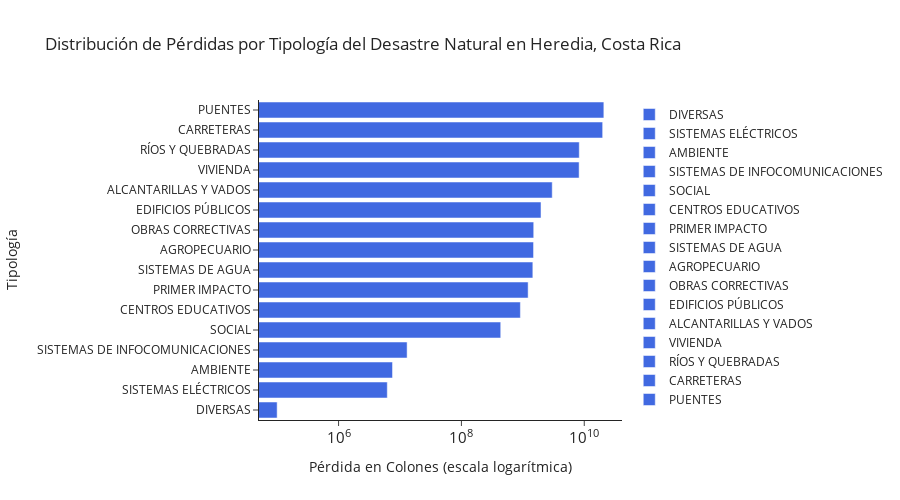
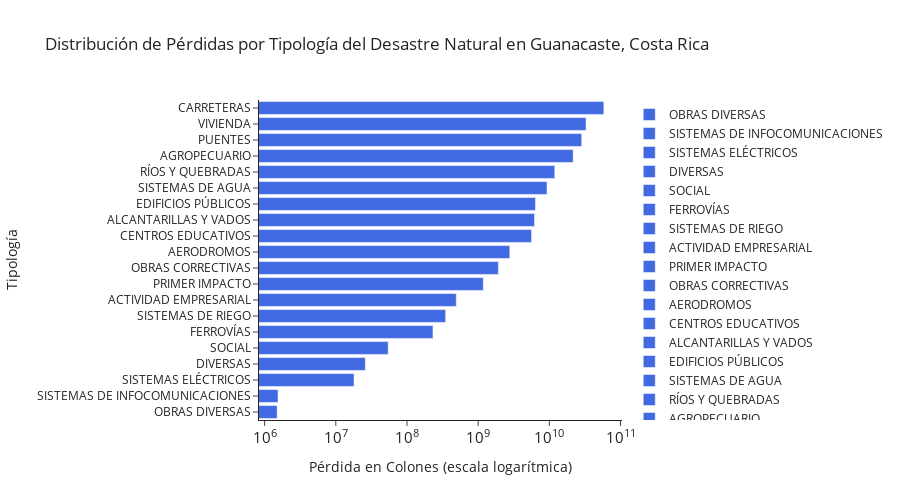
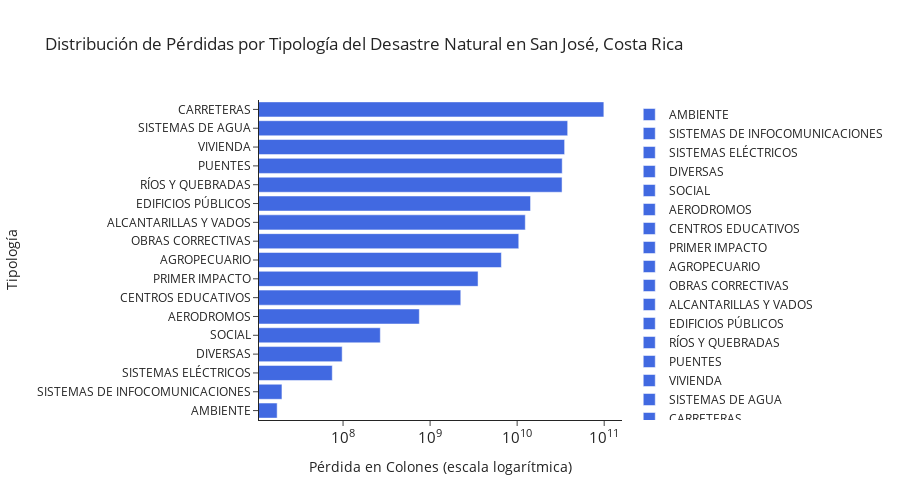
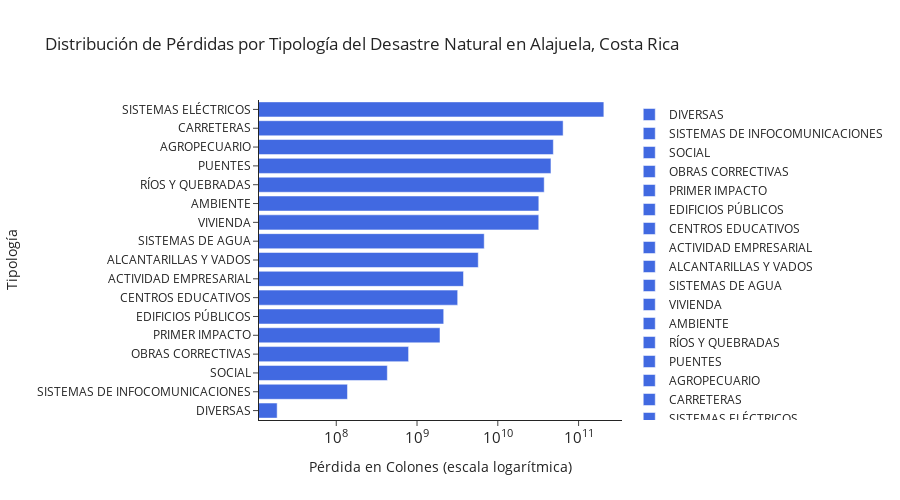

The notebook cell these images were saved under, in order:
### Code cell
import plotly.graph_objects as go

for prov in combinado_provincia_tipologia['provincia'].unique():
    tabla = combinado_provincia_tipologia[combinado_provincia_tipologia['provincia'] == prov]

    fig = go.Figure()
    
    for i, row in tabla.iterrows():
        fig.add_trace(go.Bar(
            x=[row["total"]],
            y=[row["tipologia"]],
            orientation="h",
            marker=dict(color="royalblue"),
            name=row["tipologia"]
        ))

    fig.update_layout(
        width=900,
        height=500,
        template="simple_white",
        xaxis_title="Pérdida en Colones (escala logarítmica)",
        yaxis_title="Tipología",
        title=f"Distribución de Pérdidas por Tipología del Desastre Natural en {prov}, Costa Rica"
    )
    fig.update_xaxes(type="log", exponentformat="power")

    fig.show()

### Figure 1 — Plotly figure (JSON) as saved in the notebook; plotly's stock layout.template omitted (floating-point values rounded to 4 significant figures)
{"data": [{"marker": {"color": "royalblue"}, "name": "DIVERSAS", "orientation": "h", "type": "bar", "x": [100000], "y": ["DIVERSAS"]}, {"marker": {"color": "royalblue"}, "name": "SISTEMAS ELÉCTRICOS", "orientation": "h", "type": "bar", "x": [6210540], "y": ["SISTEMAS ELÉCTRICOS"]}, {"marker": {"color": "royalblue"}, "name": "AMBIENTE", "orientation": "h", "type": "bar", "x": [7560000], "y": ["AMBIENTE"]}, {"marker": {"color": "royalblue"}, "name": "SISTEMAS DE INFOCOMUNICACIONES", "orientation": "h", "type": "bar", "x": [13055422], "y": ["SISTEMAS DE INFOCOMUNICACIONES"]}, {"marker": {"color": "royalblue"}, "name": "SOCIAL", "orientation": "h", "type": "bar", "x": [436683623], "y": ["SOCIAL"]}, {"marker": {"color": "royalblue"}, "name": "CENTROS EDUCATIVOS", "orientation": "h", "type": "bar", "x": [912262333], "y": ["CENTROS EDUCATIVOS"]}, {"marker": {"color": "royalblue"}, "name": "PRIMER IMPACTO", "orientation": "h", "type": "bar", "x": [1219589546], "y": ["PRIMER IMPACTO"]}, {"marker": {"color": "royalblue"}, "name": "SISTEMAS DE AGUA", "orientation": "h", "type": "bar", "x": [1455280000], "y": ["SISTEMAS DE AGUA"]}, {"marker": {"color": "royalblue"}, "name": "AGROPECUARIO", "orientation": "h", "type": "bar", "x": [1494127743], "y": ["AGROPECUARIO"]}, {"marker": {"color": "royalblue"}, "name": "OBRAS CORRECTIVAS", "orientation": "h", "type": "bar", "x": [1504000000], "y": ["OBRAS CORRECTIVAS"]}, {"marker": {"color": "royalblue"}, "name": "EDIFICIOS PÚBLICOS", "orientation": "h", "type": "bar", "x": [1976707000], "y": ["EDIFICIOS PÚBLICOS"]}, {"marker": {"color": "royalblue"}, "name": "ALCANTARILLAS Y VADOS", "orientation": "h", "type": "bar", "x": [3009517659], "y": ["ALCANTARILLAS Y VADOS"]}, {"marker": {"color": "royalblue"}, "name": "VIVIENDA", "orientation": "h", "type": "bar", "x": [8246223636], "y": ["VIVIENDA"]}, {"marker": {"color": "royalblue"}, "name": "RÍOS Y QUEBRADAS", "orientation": "h", "type": "bar", "x": [8293985000], "y": ["RÍOS Y QUEBRADAS"]}, {"marker": {"color": "royalblue"}, "name": "CARRETERAS", "orientation": "h", "type": "bar", "x": [19931466678], "y": ["CARRETERAS"]}, {"marker": {"color": "royalblue"}, "name": "PUENTES", "orientation": "h", "type": "bar", "x": [20840000000.0], "y": ["PUENTES"]}], "layout": {"height": 500, "title": {"text": "Distribución de Pérdidas por Tipología del Desastre Natural en Heredia, Costa Rica"}, "width": 900, "xaxis": {"autorange": true, "exponentformat": "power", "range": [4.705, 10.61], "title": {"text": "Pérdida en Colones (escala logarítmica)"}, "type": "log"}, "yaxis": {"autorange": true, "range": [-0.5, 15.5], "title": {"text": "Tipología"}, "type": "category"}}}

### Figure 2 — Plotly figure (JSON) as saved in the notebook; plotly's stock layout.template omitted (floating-point values rounded to 4 significant figures)
{"data": [{"marker": {"color": "royalblue"}, "name": "OBRAS DIVERSAS", "orientation": "h", "type": "bar", "x": [1500000], "y": ["OBRAS DIVERSAS"]}, {"marker": {"color": "royalblue"}, "name": "SISTEMAS DE INFOCOMUNICACIONES", "orientation": "h", "type": "bar", "x": [1542958], "y": ["SISTEMAS DE INFOCOMUNICACIONES"]}, {"marker": {"color": "royalblue"}, "name": "SISTEMAS ELÉCTRICOS", "orientation": "h", "type": "bar", "x": [18040000], "y": ["SISTEMAS ELÉCTRICOS"]}, {"marker": {"color": "royalblue"}, "name": "DIVERSAS", "orientation": "h", "type": "bar", "x": [26000000], "y": ["DIVERSAS"]}, {"marker": {"color": "royalblue"}, "name": "SOCIAL", "orientation": "h", "type": "bar", "x": [54364226], "y": ["SOCIAL"]}, {"marker": {"color": "royalblue"}, "name": "FERROVÍAS", "orientation": "h", "type": "bar", "x": [231800000], "y": ["FERROVÍAS"]}, {"marker": {"color": "royalblue"}, "name": "SISTEMAS DE RIEGO", "orientation": "h", "type": "bar", "x": [349379350], "y": ["SISTEMAS DE RIEGO"]}, {"marker": {"color": "royalblue"}, "name": "ACTIVIDAD EMPRESARIAL", "orientation": "h", "type": "bar", "x": [492508000], "y": ["ACTIVIDAD EMPRESARIAL"]}, {"marker": {"color": "royalblue"}, "name": "PRIMER IMPACTO", "orientation": "h", "type": "bar", "x": [1180914585], "y": ["PRIMER IMPACTO"]}, {"marker": {"color": "royalblue"}, "name": "OBRAS CORRECTIVAS", "orientation": "h", "type": "bar", "x": [1922187500], "y": ["OBRAS CORRECTIVAS"]}, {"marker": {"color": "royalblue"}, "name": "AERODROMOS", "orientation": "h", "type": "bar", "x": [2781500000], "y": ["AERODROMOS"]}, {"marker": {"color": "royalblue"}, "name": "CENTROS EDUCATIVOS", "orientation": "h", "type": "bar", "x": [5627896633], "y": ["CENTROS EDUCATIVOS"]}, {"marker": {"color": "royalblue"}, "name": "ALCANTARILLAS Y VADOS", "orientation": "h", "type": "bar", "x": [6195582182], "y": ["ALCANTARILLAS Y VADOS"]}, {"marker": {"color": "royalblue"}, "name": "EDIFICIOS PÚBLICOS", "orientation": "h", "type": "bar", "x": [6388285000], "y": ["EDIFICIOS PÚBLICOS"]}, {"marker": {"color": "royalblue"}, "name": "SISTEMAS DE AGUA", "orientation": "h", "type": "bar", "x": [9279494190], "y": ["SISTEMAS DE AGUA"]}, {"marker": {"color": "royalblue"}, "name": "RÍOS Y QUEBRADAS", "orientation": "h", "type": "bar", "x": [11921720456], "y": ["RÍOS Y QUEBRADAS"]}, {"marker": {"color": "royalblue"}, "name": "AGROPECUARIO", "orientation": "h", "type": "bar", "x": [21624766422], "y": ["AGROPECUARIO"]}, {"marker": {"color": "royalblue"}, "name": "PUENTES", "orientation": "h", "type": "bar", "x": [28484615243], "y": ["PUENTES"]}, {"marker": {"color": "royalblue"}, "name": "VIVIENDA", "orientation": "h", "type": "bar", "x": [32788469500], "y": ["VIVIENDA"]}, {"marker": {"color": "royalblue"}, "name": "CARRETERAS", "orientation": "h", "type": "bar", "x": [58320000000.0], "y": ["CARRETERAS"]}], "layout": {"height": 500, "title": {"text": "Distribución de Pérdidas por Tipología del Desastre Natural en Guanacaste, Costa Rica"}, "width": 900, "xaxis": {"autorange": true, "exponentformat": "power", "range": [5.921, 11.02], "title": {"text": "Pérdida en Colones (escala logarítmica)"}, "type": "log"}, "yaxis": {"autorange": true, "range": [-0.5, 19.5], "title": {"text": "Tipología"}, "type": "category"}}}

### Figure 3 — Plotly figure (JSON) as saved in the notebook; plotly's stock layout.template omitted (floating-point values rounded to 4 significant figures)
{"data": [{"marker": {"color": "royalblue"}, "name": "AMBIENTE", "orientation": "h", "type": "bar", "x": [17500000], "y": ["AMBIENTE"]}, {"marker": {"color": "royalblue"}, "name": "SISTEMAS DE INFOCOMUNICACIONES", "orientation": "h", "type": "bar", "x": [19868663], "y": ["SISTEMAS DE INFOCOMUNICACIONES"]}, {"marker": {"color": "royalblue"}, "name": "SISTEMAS ELÉCTRICOS", "orientation": "h", "type": "bar", "x": [75230000], "y": ["SISTEMAS ELÉCTRICOS"]}, {"marker": {"color": "royalblue"}, "name": "DIVERSAS", "orientation": "h", "type": "bar", "x": [97700000], "y": ["DIVERSAS"]}, {"marker": {"color": "royalblue"}, "name": "SOCIAL", "orientation": "h", "type": "bar", "x": [267945305], "y": ["SOCIAL"]}, {"marker": {"color": "royalblue"}, "name": "AERODROMOS", "orientation": "h", "type": "bar", "x": [752000000], "y": ["AERODROMOS"]}, {"marker": {"color": "royalblue"}, "name": "CENTROS EDUCATIVOS", "orientation": "h", "type": "bar", "x": [2251373034], "y": ["CENTROS EDUCATIVOS"]}, {"marker": {"color": "royalblue"}, "name": "PRIMER IMPACTO", "orientation": "h", "type": "bar", "x": [3554847251], "y": ["PRIMER IMPACTO"]}, {"marker": {"color": "royalblue"}, "name": "AGROPECUARIO", "orientation": "h", "type": "bar", "x": [6584977645], "y": ["AGROPECUARIO"]}, {"marker": {"color": "royalblue"}, "name": "OBRAS CORRECTIVAS", "orientation": "h", "type": "bar", "x": [10435534157], "y": ["OBRAS CORRECTIVAS"]}, {"marker": {"color": "royalblue"}, "name": "ALCANTARILLAS Y VADOS", "orientation": "h", "type": "bar", "x": [12400000000.0], "y": ["ALCANTARILLAS Y VADOS"]}, {"marker": {"color": "royalblue"}, "name": "EDIFICIOS PÚBLICOS", "orientation": "h", "type": "bar", "x": [14254427310], "y": ["EDIFICIOS PÚBLICOS"]}, {"marker": {"color": "royalblue"}, "name": "RÍOS Y QUEBRADAS", "orientation": "h", "type": "bar", "x": [32800000000.0], "y": ["RÍOS Y QUEBRADAS"]}, {"marker": {"color": "royalblue"}, "name": "PUENTES", "orientation": "h", "type": "bar", "x": [32929045091], "y": ["PUENTES"]}, {"marker": {"color": "royalblue"}, "name": "VIVIENDA", "orientation": "h", "type": "bar", "x": [35096100000], "y": ["VIVIENDA"]}, {"marker": {"color": "royalblue"}, "name": "SISTEMAS DE AGUA", "orientation": "h", "type": "bar", "x": [38060000000.0], "y": ["SISTEMAS DE AGUA"]}, {"marker": {"color": "royalblue"}, "name": "CARRETERAS", "orientation": "h", "type": "bar", "x": [99070000000.0], "y": ["CARRETERAS"]}], "layout": {"height": 500, "title": {"text": "Distribución de Pérdidas por Tipología del Desastre Natural en San José, Costa Rica"}, "width": 900, "xaxis": {"autorange": true, "exponentformat": "power", "range": [7.035, 11.2], "title": {"text": "Pérdida en Colones (escala logarítmica)"}, "type": "log"}, "yaxis": {"autorange": true, "range": [-0.5, 16.5], "title": {"text": "Tipología"}, "type": "category"}}}

### Figure 4 — Plotly figure (JSON) as saved in the notebook; plotly's stock layout.template omitted (floating-point values rounded to 4 significant figures)
{"data": [{"marker": {"color": "royalblue"}, "name": "DIVERSAS", "orientation": "h", "type": "bar", "x": [18550000], "y": ["DIVERSAS"]}, {"marker": {"color": "royalblue"}, "name": "SISTEMAS DE INFOCOMUNICACIONES", "orientation": "h", "type": "bar", "x": [137676875], "y": ["SISTEMAS DE INFOCOMUNICACIONES"]}, {"marker": {"color": "royalblue"}, "name": "SOCIAL", "orientation": "h", "type": "bar", "x": [428795389], "y": ["SOCIAL"]}, {"marker": {"color": "royalblue"}, "name": "OBRAS CORRECTIVAS", "orientation": "h", "type": "bar", "x": [786000000], "y": ["OBRAS CORRECTIVAS"]}, {"marker": {"color": "royalblue"}, "name": "PRIMER IMPACTO", "orientation": "h", "type": "bar", "x": [1924379549], "y": ["PRIMER IMPACTO"]}, {"marker": {"color": "royalblue"}, "name": "EDIFICIOS PÚBLICOS", "orientation": "h", "type": "bar", "x": [2139400756], "y": ["EDIFICIOS PÚBLICOS"]}, {"marker": {"color": "royalblue"}, "name": "CENTROS EDUCATIVOS", "orientation": "h", "type": "bar", "x": [3186320826], "y": ["CENTROS EDUCATIVOS"]}, {"marker": {"color": "royalblue"}, "name": "ACTIVIDAD EMPRESARIAL", "orientation": "h", "type": "bar", "x": [3759823100], "y": ["ACTIVIDAD EMPRESARIAL"]}, {"marker": {"color": "royalblue"}, "name": "ALCANTARILLAS Y VADOS", "orientation": "h", "type": "bar", "x": [5728000000.0], "y": ["ALCANTARILLAS Y VADOS"]}, {"marker": {"color": "royalblue"}, "name": "SISTEMAS DE AGUA", "orientation": "h", "type": "bar", "x": [6789566293], "y": ["SISTEMAS DE AGUA"]}, {"marker": {"color": "royalblue"}, "name": "VIVIENDA", "orientation": "h", "type": "bar", "x": [32126275000], "y": ["VIVIENDA"]}, {"marker": {"color": "royalblue"}, "name": "AMBIENTE", "orientation": "h", "type": "bar", "x": [32189165000], "y": ["AMBIENTE"]}, {"marker": {"color": "royalblue"}, "name": "RÍOS Y QUEBRADAS", "orientation": "h", "type": "bar", "x": [37535628700], "y": ["RÍOS Y QUEBRADAS"]}, {"marker": {"color": "royalblue"}, "name": "PUENTES", "orientation": "h", "type": "bar", "x": [45510000000.0], "y": ["PUENTES"]}, {"marker": {"color": "royalblue"}, "name": "AGROPECUARIO", "orientation": "h", "type": "bar", "x": [48698054152], "y": ["AGROPECUARIO"]}, {"marker": {"color": "royalblue"}, "name": "CARRETERAS", "orientation": "h", "type": "bar", "x": [64360000000.0], "y": ["CARRETERAS"]}, {"marker": {"color": "royalblue"}, "name": "SISTEMAS ELÉCTRICOS", "orientation": "h", "type": "bar", "x": [205503049156], "y": ["SISTEMAS ELÉCTRICOS"]}], "layout": {"height": 500, "title": {"text": "Distribución de Pérdidas por Tipología del Desastre Natural en Alajuela, Costa Rica"}, "width": 900, "xaxis": {"autorange": true, "exponentformat": "power", "range": [7.044, 11.54], "title": {"text": "Pérdida en Colones (escala logarítmica)"}, "type": "log"}, "yaxis": {"autorange": true, "range": [-0.5, 16.5], "title": {"text": "Tipología"}, "type": "category"}}}
